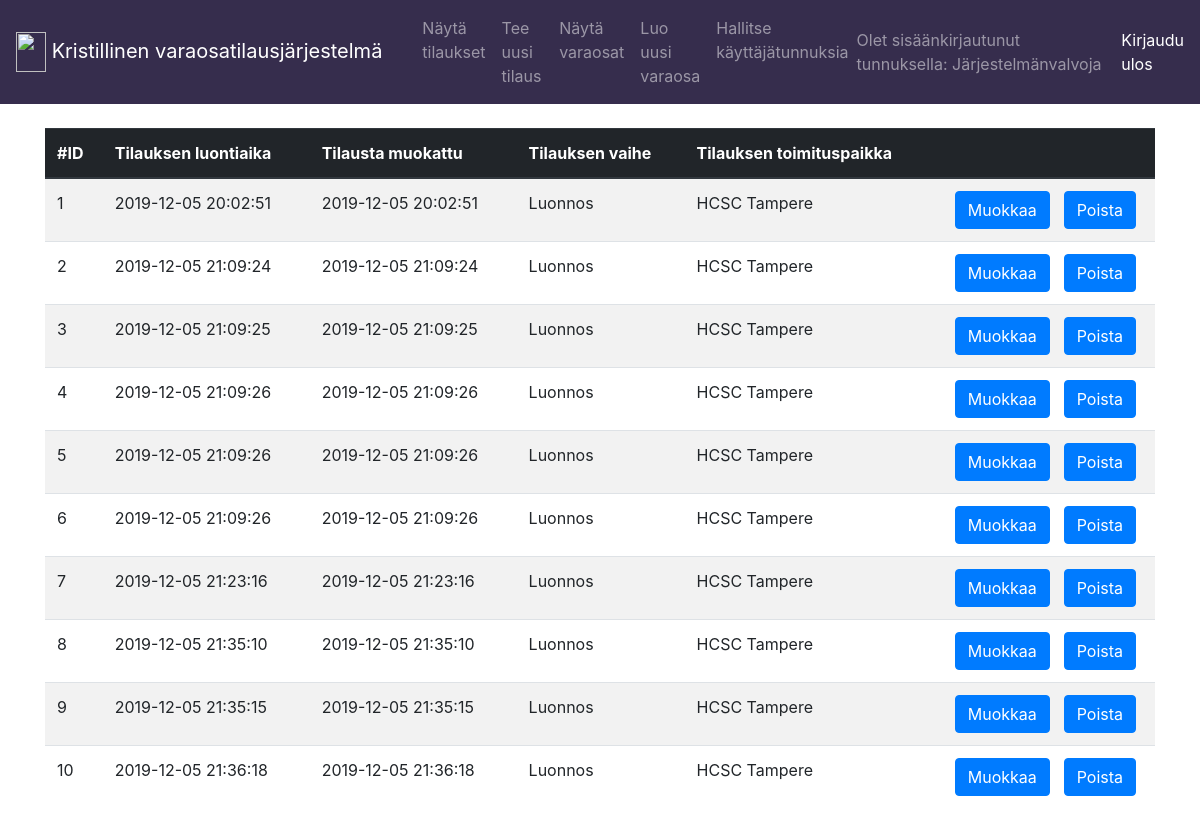
/tilaukset (signed in), run on the app's committed database.
### application/auth/models.py (models this page shows, shortened)
class User(Base):
    __tablename__ = "account"
    name = db.Column(db.String(144), nullable=False)
    username = db.Column(db.String(144), nullable=False)
    password = db.Column(db.String(144), nullable=False)
    role = db.Column(db.String(144), nullable=False)
    varaosa = db.relationship("Varaosa", backref='account', lazy=True)

### application/tilaukset/models.py (models this page shows, shortened)
class Tilaus(Base):
    orderPlace = db.Column(db.String(144), nullable=False)
    orderStatus = db.Column(db.String(144), nullable=False)
    account_id = db.Column(db.Integer, db.ForeignKey('account.id'), nullable=False)
    orderStatusNames = {}
    orderStatusNames['draft'] = 'Luonnos'
    orderStatusNames['in-progress'] = 'Käsittelyssä varastossa'
    orderStatusNames['waiting'] = 'Odottaa varaosaa/toimenpiteitä'
    orderStatusNames['cancelled'] = 'Toimitushäiriö'
    orderStatusNames['sent'] = 'Lähetetty'
    orderPlaceNames = {}
    orderPlaceNames['hes-helsinki'] = 'HES Helsinki'
    orderPlaceNames['hcsc-tampere'] = 'HCSC Tampere'
    orderPlaceNames['dna-sello'] = 'DNA Sello'
    orderPlaceNames['dna-hameenkatu'] = 'DNA Hämeenkatu'
    varaosat = db.relationship('Varaosa', secondary = 'liitostaulu')

### application/tilaukset/views.py (the view)
@app.route("/tilaukset", methods=["GET"])
def tilaus_index():
    return render_template("tilaukset/list.html", tilaukset = Tilaus.query.all())

### application/__init__.py (called while the page is built)
@login_manager.user_loader
def load_user(user_id):
    return User.query.get(user_id)

### application/templates/tilaukset/list.html
{% extends "layout.html" %}
{% block body %}
<table class="table table-striped">
  <thead class=thead-dark style="background-color: #362d4d;">
    <tr>
        <th>#ID</th>
        <th>Tilauksen luontiaika</th>
        <th>Tilausta muokattu</th>
        <th>Tilauksen vaihe</th>
        <th>Tilauksen toimituspaikka</th>
        <th></th>
    </tr>
  </thead>
  <tbody>
  {% for tilaus in tilaukset %}
  <tr>
    <td>{{ tilaus.id }}</td>
    <td>{{ tilaus.date_created }}</td>
    <td>{{ tilaus.date_modified }}</td>
    <td>{{ tilaus.orderStatusNames[tilaus.orderStatus] }}</td>
    <td>{{ tilaus.orderPlaceNames[tilaus.orderPlace] }}</td>
    <td>
    <div class="d-flex flex-row justify-content-around">
      <form method="POST" action="{{ url_for('tilaus_edit', tilaus_id=tilaus.id) }}">
        <input class="btn btn-primary" type="submit" value="Muokkaa"/>
      </form>
      <form method="POST" action="{{ url_for('tilaus_delete', tilaus_id=tilaus.id) }}">
        <input class="btn btn-primary" type="submit" value="Poista"/>
      </form>
    </td>
  </tr>
{% endfor %}
</tbody>
</table>
{% endblock %}

### application/templates/layout.html (shortened to what this page needs)
  <!DOCTYPE html>
  <html>
    <head>
      <link rel="stylesheet" href="https://maxcdn.bootstrapcdn.com/bootstrap/4.0.0/css/bootstrap.min.css">
    </head>
    <body>
      <nav class="navbar navbar-expand-md navbar-dark mb-4" style="background-color: #362d4d;">
        <a class="navbar-brand" href="/">
          <img src="http://cliparts.co/cliparts/rcn/rey/rcnreyoXi.svg" width="30" height="40" class="d-inline-block align-top" alt="">
          <div class="navbar-brand" style="padding-top:4px;">
          Kristillinen varaosatilausjärjestelmä
          </div>
        </a>
        <div class="collapse navbar-collapse" id="navbarCollapse">
          <ul class="navbar-nav mr-auto">
            <li class="nav-item">
              <a class="nav-link" href="{{ url_for('tilaus_index') }} ">Näytä tilaukset</a>
            </li>
            <li class="nav-item">
                <a class="nav-link" href="{{ url_for('tilaus_form') }} ">Tee uusi tilaus</a>
            </li>
            <li class="nav-item">
              <a class="nav-link" href="{{ url_for('varaosa_index') }} ">Näytä varaosat</a>
            </li>
            <li class="nav-item">
              <a class="nav-link" href="{{ url_for('varaosa_form') }} ">Luo uusi varaosa</a>
            </li>
            {% if current_user.role == 'admin' %}
            <li class="nav-item">
              <a class="nav-link" href="{{ url_for('manage_index') }} ">Hallitse käyttäjätunnuksia</a>
            </li>
            {% endif %}
          </ul>
        </div>
        {% if current_user.is_authenticated %}
          <div class="navbar-text">
            Olet sisäänkirjautunut tunnuksella: {{ current_user.name }}
          </div>
        <div class="navbar-text" style="padding-left:16px;">
          <a href="{{ url_for('auth_logout') }}">Kirjaudu ulos</a>
          {% else %}
        <div class="navbar-text">
          <a href="{{ url_for('auth_login') }}">Kirjaudu sisään</a>
          {% endif %}
        </div>
      </nav>
      <main role="main" class="container">
      {% block body %}{% endblock %}
      </main>
    </body>
  </html>

### data on the page
User: name "Järjestelmänvalvoja"
Tilaus: id "1", date_created "2019-12-05 20:02:51", date_modified "2019-12-05 20:02:51", orderStatus "Luonnos", orderPlace "HCSC Tampere"
Tilaus: id "2", date_created "2019-12-05 21:09:24", date_modified "2019-12-05 21:09:24", orderStatus "Luonnos", orderPlace "HCSC Tampere"
Tilaus: id "3", date_created "2019-12-05 21:09:25", date_modified "2019-12-05 21:09:25", orderStatus "Luonnos", orderPlace "HCSC Tampere"
Tilaus: id "4", date_created "2019-12-05 21:09:26", date_modified "2019-12-05 21:09:26", orderStatus "Luonnos", orderPlace "HCSC Tampere"
Tilaus: id "5", date_created "2019-12-05 21:09:26", date_modified "2019-12-05 21:09:26", orderStatus "Luonnos", orderPlace "HCSC Tampere"
Tilaus: id "6", date_created "2019-12-05 21:09:26", date_modified "2019-12-05 21:09:26", orderStatus "Luonnos", orderPlace "HCSC Tampere"
Tilaus: id "7", date_created "2019-12-05 21:23:16", date_modified "2019-12-05 21:23:16", orderStatus "Luonnos", orderPlace "HCSC Tampere"
Tilaus: id "8", date_created "2019-12-05 21:35:10", date_modified "2019-12-05 21:35:10", orderStatus "Luonnos", orderPlace "HCSC Tampere"
Tilaus: id "9", date_created "2019-12-05 21:35:15", date_modified "2019-12-05 21:35:15", orderStatus "Luonnos", orderPlace "HCSC Tampere"
Tilaus: id "10", date_created "2019-12-05 21:36:18", date_modified "2019-12-05 21:36:18", orderStatus "Luonnos", orderPlace "HCSC Tampere"
